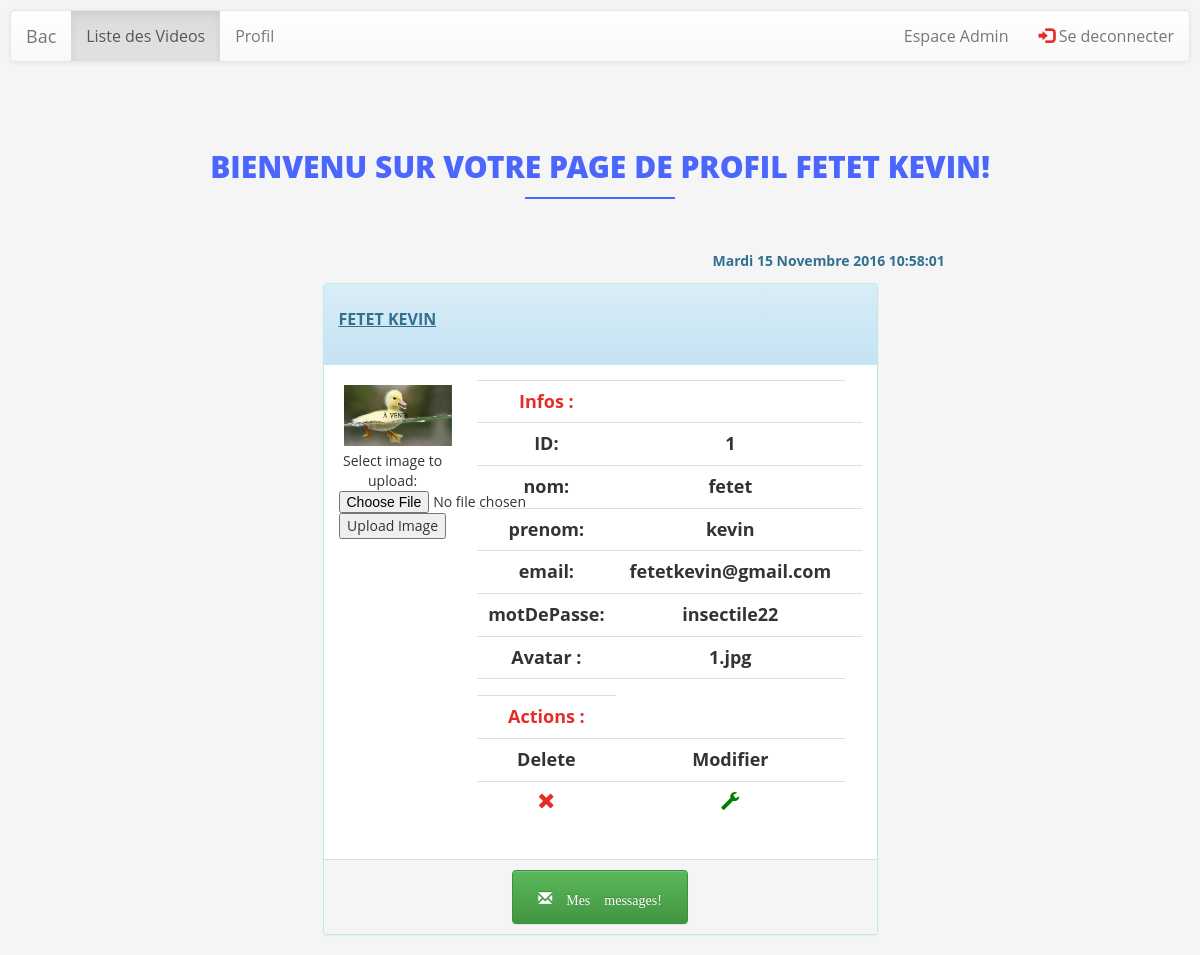
The page /profil.php (signed in) on the database its author committed.
### tables this page shows
CREATE TABLE `users` (
  `id_user` int(11) NOT NULL,
  `nom` varchar(255) NOT NULL,
  `prenom` varchar(255) NOT NULL,
  `email` varchar(255) NOT NULL,
  `motDePasse` varchar(255) NOT NULL,
  `avatar_user` varchar(255) NOT NULL,
  `roles_id_role` int(11) NOT NULL
);

### profil.php (the view, shortened to what this page needs)
<!DOCTYPE html>
<html lang="fr">
<head>
    <link rel="stylesheet" href="https://maxcdn.bootstrapcdn.com/bootstrap/3.3.6/css/bootstrap.min.css">
    <link rel="stylesheet" href="https://maxcdn.bootstrapcdn.com/bootstrap/3.3.6/css/bootstrap-theme.min.css">
    <link href="assets/css/style.css" rel="stylesheet" />
    <link href="assets/css/nbpcss.css" rel="stylesheet" />
</head>
<body>
<?php include('navbar.php'); ?>
<h1>Bienvenu sur votre page de profil <?= $_SESSION["nom"].' '.$_SESSION['prenom']; ?>!</h1>
<?php
$link = mysqli_connect('localhost','knab','knab','bac');
?>
<div class="container">
    <div class="row">
        <div class="col-md-5  toppad  pull-right col-md-offset-3 ">
            <p class=" text-info" id="date_heure">
            </p>
        </div>
        <div class="col-xs-12 col-sm-12 col-md-6 col-lg-6 col-xs-offset-0 col-sm-offset-0 col-md-offset-3 col-lg-offset-3 toppad" >
            <?php
            $users = 'SELECT * FROM users WHERE id_user = '.$_SESSION["id_user"].'';
            $reponse = mysqli_query($link, $users);
            if(mysqli_num_rows($reponse)>0){
            while ($row = mysqli_fetch_assoc($reponse)) {
            ?>
            <div class="panel panel-info">
                <div class="panel-heading">
                    <h3 class="panel-title"><?= strtoupper($row["nom"]).' '.strtoupper($row['prenom']); ?></h3>
                </div>
                <div class="panel-body">
                    <div class="row">
                        <div class="col-md-3 col-lg-3 " align="center">
                            <img alt="User Pic" src="uploads/<?= $row['avatar_user']; ?>"
                                 class="img-squarre img-responsive">
                            <form action="upload.php" method="post" enctype="multipart/form-data">
                                Select image to upload:
                                <input type="file" name="fileToUpload" id="fileToUpload">
                                <input type="submit" value="Upload Image" name="submit">
                            </form>
                        </div>
                        <div class=" col-md-9 col-lg-9 ">
                            <table class="table table-user-information">
                                <tbody>
                                <?php
                                echo '<form action="modifier_user_profil.php" method="post">';
                                ?>
                                <tr>
                                    <td><span>Infos :</span></td>
                                    <td></td>
                                </tr>
                                <tr class="<?php $row['id_user']; ?>">
                                <tr class="<?php $row['id_user']; ?>">
                                    <td>ID:</td>
                                    <td><?= $row['id_user']; ?></td>
                                    <td><input class='modifier' type='hidden' name='id_user'
                                               value="<?= $row['id_user']; ?>"></td>
                                </tr>
                                <tr class="<?php $row['nom']; ?>">
                                    <td>nom:</td>
                                    <td><?= $row['nom']; ?></td>
                                    <td><input class='modifier' type='hidden' name='nom'
                                               value="<?= $row['nom']; ?>"></td>
                                </tr>
                                <tr class="<?php $row['prenom']; ?>">
                                    <td>prenom:</td>
                                    <td><?= $row['prenom']; ?></td>
                                    <td><input class='modifier' type='hidden' name='prenom'
                                               value="<?= $row['prenom']; ?>"></td>
                                </tr>
                                <tr class="<?php $row['email']; ?>">
                                    <td>email:</td>
                                    <td><?= $row['email']; ?></td>
                                    <td><input class='modifier' type='hidden' name='email'
                                               value="<?= $row['email']; ?>"></td>
                                </tr>
                                <tr class="<?php $row['motDePasse']; ?>">
                                    <td>motDePasse:</td>
                                    <td><?= $row['motDePasse']; ?></td>
                                    <td><input class='modifier' type='hidden' name='motDePasse'
                                               value="<?= $row['motDePasse']; ?>"></td>
                                </tr>
                                <tr class="<?php $row['avatar_user']; ?>">
                                    <td>Avatar :</td>
                                    <td><?= $row["avatar_user"]; ?></td>
                                    <td><input class='modifier' type='hidden' name='avatar_user'
                                               value="<?= $row['avatar_user']; ?>"></td>
                                </tr>
                                <tr>
                                    <td></td>
                                    <td></td>
                                </tr>
                                <tr>
                                    <td><span>Actions :</span></td>
                                </tr>
                                <?php
                                echo '<tr>';
                                echo '<td>Delete</td>';
                                echo '<td>Modifier</td>';
                                echo '</tr>';
                                $champSupprimer = '<td><a class="supprimer" id="' . $row["id_user"] . '"
                                    href="supprimer_user_profil.php?id_user=' . $row["id_user"] . '" onclick="removeUser(' . $row["id_user"] . ')">
                                    <span class="glyphicon glyphicon-remove" aria-hidden="true"></span></a>';
                                echo $champSupprimer;
                                $champModifier = ' <td><a  class="modifier" id="' . $row["id_user"] . '" >
                                    <span class="glyphicon glyphicon-wrench" style="color:green;" aria-hidden="true"></span></a>
                                    <input type="submit" name="modifier" value="modifier"></td>';
                                echo $champModifier;
                                echo "</tr>";
                                echo '</form>';
                                ?>
                                </tbody>
                                <?php
                                }
                                }
                            ?>
                            </table>
                        </div>
                    </div>
                </div>
                <div class="panel-footer">
                    <center><a href="#" class="btn btn-success"><i class="glyphicon glyphicon-envelope"> Mes messages!</i></a></center>
                </div>
            </div>
        </div>
    </div>
</div>
</body>
</html>

### assets/css/style.css (style rules this page uses)
h1, h2, h3, h4, h5, h6 { font-family:'Open Sans', sans-serif; font-weight: bold; color: white; }
h1 { line-height:50px; font-weight:900; font-size:30px; text-transform:uppercase; text-align:center; color:#4A66FD; }
h1::after { display: block; content: ""; height: 2px; width: 150px; background: #4A66FD; margin: 5px auto 40px; }
h3 { line-height:30px; padding-bottom:20px; }
p { font-weight:300; line-height:30px; padding-bottom:15px; }

### assets/css/nbpcss.css (style rules this page uses)
html { margin:0; padding:0; }
body { background: whitesmoke; margin: 0; padding:0; height: 100%; }
h3 { color: #E52C27; margin: 0; padding-top: 10px; text-decoration: underline; font-size: 18px; }
a { color: #384452; }
p { padding: 0; font-weight: bold; font-size: 14px; line-height: 24px; color: #384452; margin-top: 10px; }
span { font-weight: bold; color: #E52C27; }
i { color: white; padding: 13px; }
img { height: 100%; max-width: 100%; margin: 5px; }
tbody tr td { text-align: center; font-weight: bold; font-size: 18px; }

### rows shown on the page
users: nom "FETET", prenom "KEVIN", avatar_user (picture), id_user "1", nom "fetet", prenom "kevin", email "fetetkevin@gmail.com", motDePasse "insectile22", avatar_user "1.jpg"

### other values the page prints
$_SESSION["nom"] "FETET"
$_SESSION['prenom'] "KEVIN"
